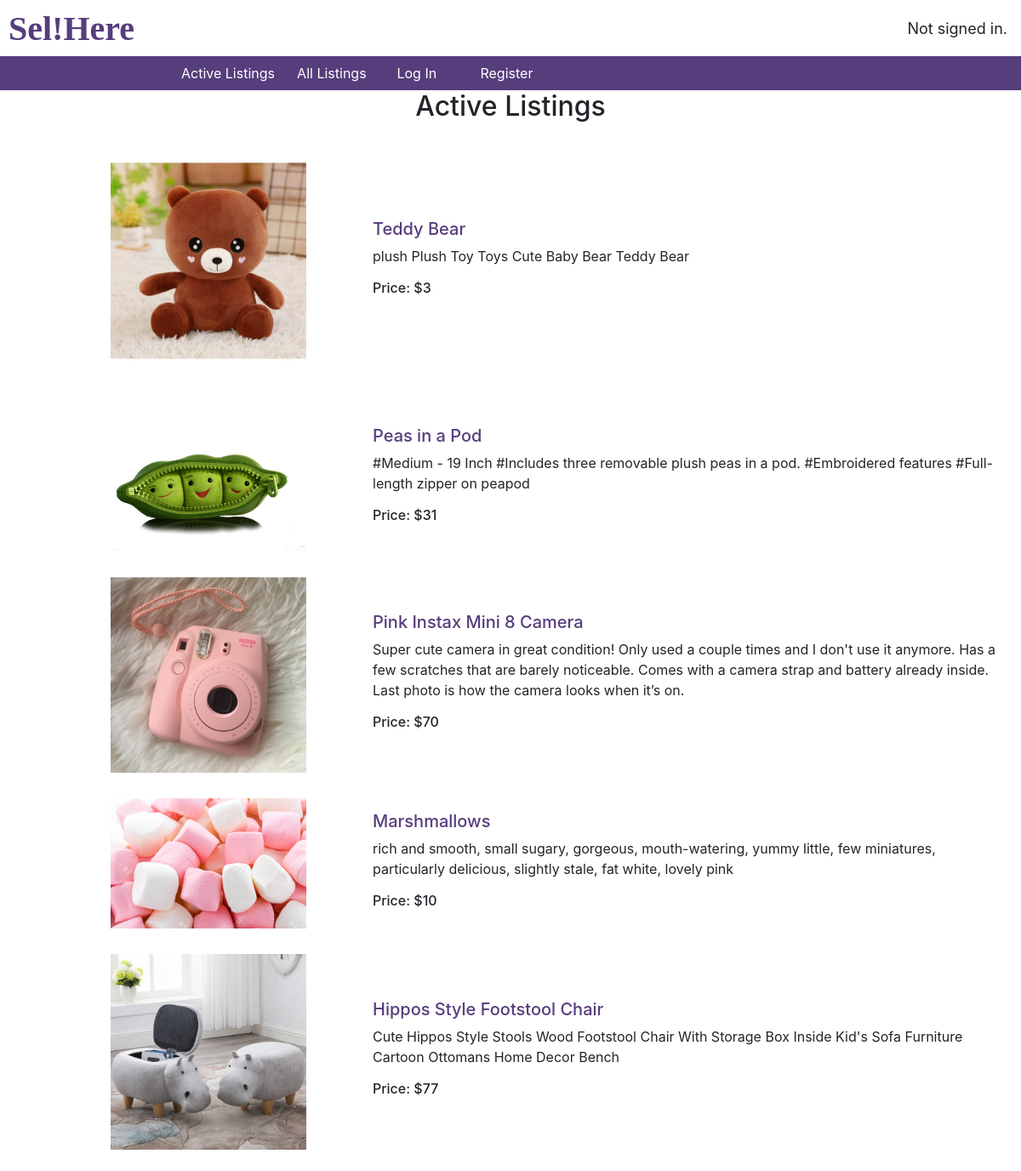
The page / on the database its author committed.
### auctions/models.py (models this page shows, shortened)
class listing(models.Model):
    owner=models.CharField(max_length=64,default="")
    title=models.CharField(max_length=50)
    desc=models.TextField()
    active=models.BooleanField(default="True")
    winner=models.CharField(max_length=64,default="", null=True,blank=True)
    initial_amt=models.IntegerField()
    image=models.ImageField(upload_to='product',null=True,blank=True)
    category=models.CharField(max_length = 20, choices =CHOICES)
    published_date = models.DateTimeField(default=timezone.now)

### auctions/views.py (the view)
# urls.py: path("", views.index, name="index"),
def index(request):
    infos=listing.objects.filter(active=True).order_by('-published_date')
    return render(request, "auctions/index.html",{'infos':infos})

### auctions/templates/auctions/index.html
{% extends "auctions/layout.html" %}
{% block body %}
    <h2 style="text-align:center">Active Listings</h2>
    <table>
        {% for info in infos %}
        <tr>
            <td id="img-col">
                {% if info.image %}
                <a href="{% url 'details' info.id %}"><img src="{{ info.image.url }}"></a>
                {% endif %}
            </td>
            <td id="right-col">
                <a href="{% url 'details' info.id %}"><h5>{{ info.title }}</h5></a>
                <p>{{ info.desc }}</p>
                <h6>Price: ${{ info.initial_amt }}</h6>
        </tr>
        {% endfor %}
    </table>
{% endblock %}

### static/auctions/styles.css (style rules this page uses)
body { padding: 10px; }
img { max-width:60%; height:auto; margin-left:15%; }
#img-col { float: center; padding: 15px; text-align: center; }
#right-col { width: 65%; float: center; padding: 15px; }
a { color:#563d7c; }

### rows shown on the page
listing: image (picture), title "Teddy Bear", desc "plush Plush Toy Toys Cute Baby Bear Teddy Bear", initial_amt "3"
listing: image (picture), title "Peas in a Pod", desc "#Medium - 19 Inch #Includes three removable plush peas in a pod. #Embroidered features #Full-length zipper on peapod", initial_amt "31"
listing: image (picture), title "Pink Instax Mini 8 Camera", desc "Super cute camera in great condition! Only used a couple times and I don't use it anymore. Has a few scratches that are barely noticeable. Comes with a camera strap and battery already inside. Last photo is how the camera looks when it’s on.", initial_amt "70"
listing: image (picture), title "Marshmallows", desc "rich and smooth, small sugary, gorgeous, mouth-watering, yummy little, few miniatures, particularly delicious, slightly stale, fat white, lovely pink", initial_amt "10"
listing: image (picture), title "Hippos Style Footstool Chair", desc "Cute Hippos Style Stools Wood Footstool Chair With Storage Box Inside Kid's Sofa Furniture Cartoon Ottomans Home Decor Bench", initial_amt "77"
